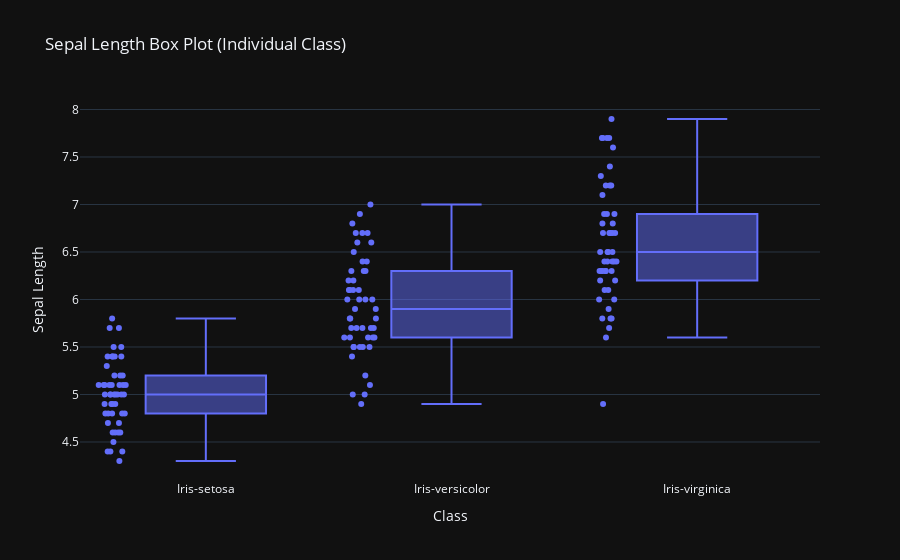
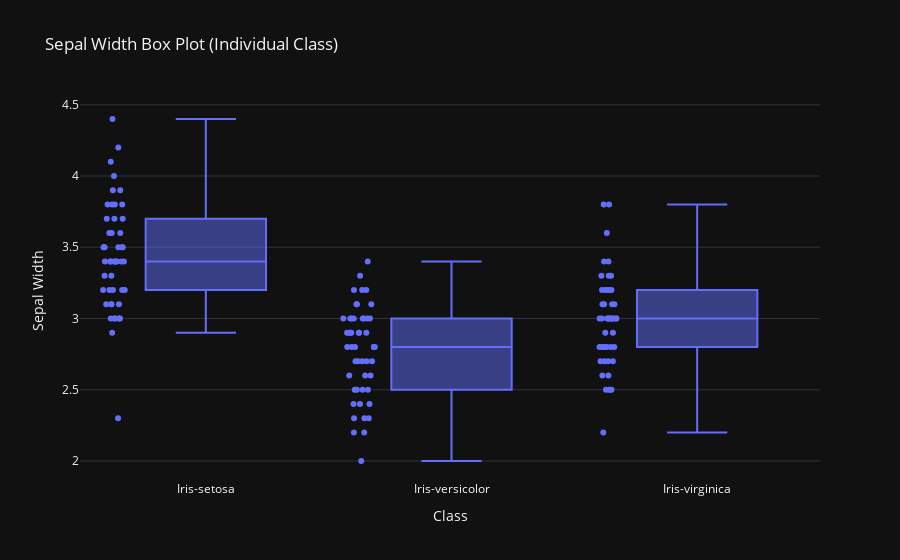

Notebook cell for these charts, in order:
### Code cell
sepalLengthClassWiseBoxPlot = \
    px.box (
        title      = "Sepal Length Box Plot (Individual Class)",
        data_frame = dataset,
        x          = columnNames[-1],
        y          = columnNames[0],
        points     = "all"
    )

sepalWidthClassWiseBoxPlot = \
    px.box (
        title      = "Sepal Width Box Plot (Individual Class)",
        data_frame = dataset,
        x          = columnNames[-1],
        y          = columnNames[1],
        points     = "all"
    )


sepalLengthClassWiseBoxPlot.show()
sepalWidthClassWiseBoxPlot.show()

### Figure 1 — Plotly figure (JSON) as saved in the notebook; plotly's stock layout.template omitted (floating-point values rounded to 4 significant figures; data arrays with more than 128 entries replaced by an {"elided": "..."} marker saying what was removed)
{"data": [{"alignmentgroup": "True", "boxpoints": "all", "hovertemplate": "Class=%{x}<br>Sepal Length=%{y}<extra></extra>", "legendgroup": "", "marker": {"color": "#636efa"}, "name": "", "notched": false, "offsetgroup": "", "orientation": "v", "showlegend": false, "type": "box", "x": {"elided": "150 str values"}, "x0": " ", "xaxis": "x", "y": {"elided": "150 float values"}, "y0": " ", "yaxis": "y"}], "layout": {"boxmode": "group", "legend": {"tracegroupgap": 0}, "title": {"text": "Sepal Length Box Plot (Individual Class)"}, "xaxis": {"anchor": "y", "domain": [0, 1], "title": {"text": "Class"}}, "yaxis": {"anchor": "x", "domain": [0, 1], "title": {"text": "Sepal Length"}}}}

### Figure 2 — Plotly figure (JSON) as saved in the notebook; plotly's stock layout.template omitted (floating-point values rounded to 4 significant figures; data arrays with more than 128 entries replaced by an {"elided": "..."} marker saying what was removed)
{"data": [{"alignmentgroup": "True", "boxpoints": "all", "hovertemplate": "Class=%{x}<br>Sepal Width=%{y}<extra></extra>", "legendgroup": "", "marker": {"color": "#636efa"}, "name": "", "notched": false, "offsetgroup": "", "orientation": "v", "showlegend": false, "type": "box", "x": {"elided": "150 str values"}, "x0": " ", "xaxis": "x", "y": {"elided": "150 float values"}, "y0": " ", "yaxis": "y"}], "layout": {"boxmode": "group", "legend": {"tracegroupgap": 0}, "title": {"text": "Sepal Width Box Plot (Individual Class)"}, "xaxis": {"anchor": "y", "domain": [0, 1], "title": {"text": "Class"}}, "yaxis": {"anchor": "x", "domain": [0, 1], "title": {"text": "Sepal Width"}}}}
